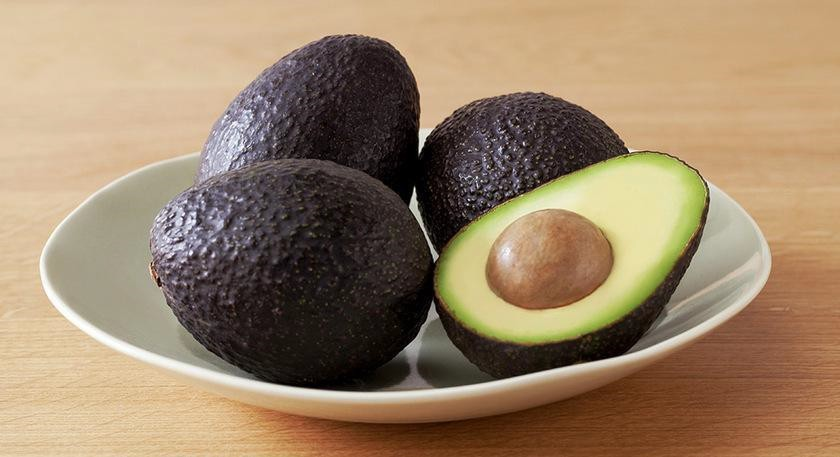
#> input picture ALIFAH_1MIO_062340833230/apukat.jpg, 840 x 457 px, found by its file name
$ python apukat.py
#> lines starting #> are read from the running program, lines starting #| are printed output that depends on the picture; after the words box and inside, x2 and y2 are one past the last pixel; in counts of white or black regions, pixels touching at a corner belong together
#deteksi tepi
import cv2
import numpy as np
import matplotlib.pyplot as plt

image = cv2.imread("apukat.jpg")
#> image is the input picture: shape (457, 840, 3); mean B, G, R 104.4, 131.4, 154.6
image = cv2.cvtColor(image, cv2.COLOR_BGR2GRAY)
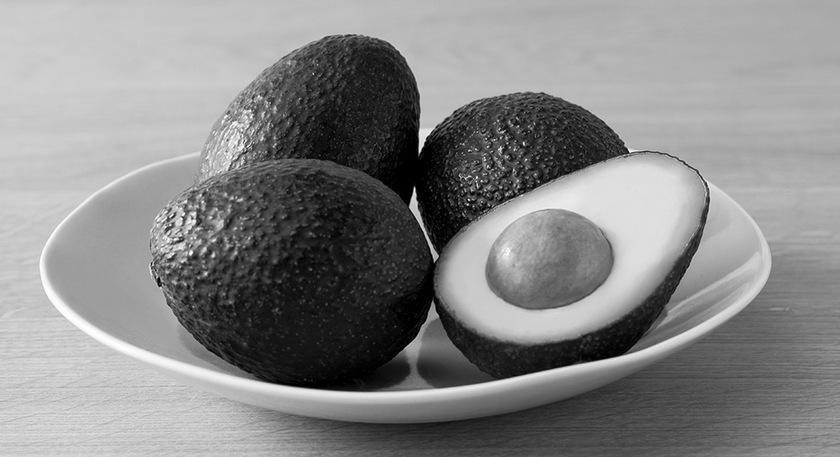
#> image: shape (457, 840); min 0, max 255, mean 135.3

canny_output = cv2.Canny(image, 80, 80)
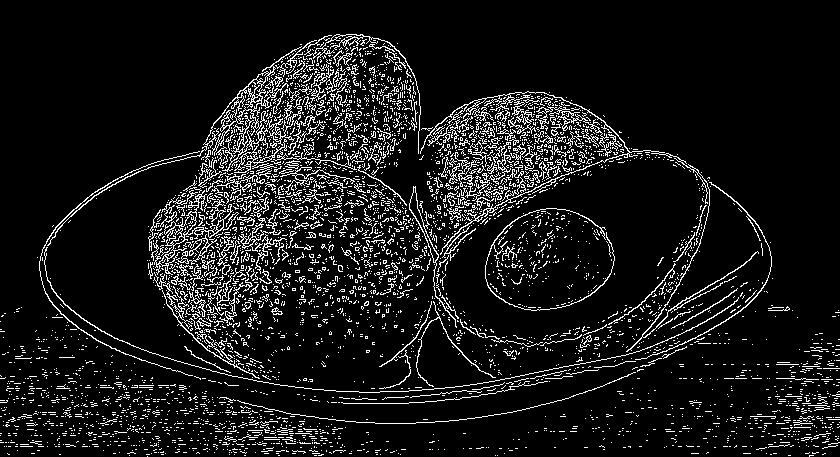
#> canny_output: shape (457, 840); 9.4% white in thin lines or dots

plt.subplot(121), plt.imshow(cv2.cvtColor (image, cv2.COLOR_BGR2RGB))
plt.title("gambar asli"),plt.xticks([]),plt.yticks([])
plt.subplot(122), plt.imshow(canny_output,cmap="gray")
plt.title("gambar tepi"),plt.xticks([]),plt.yticks([])
plt.show()
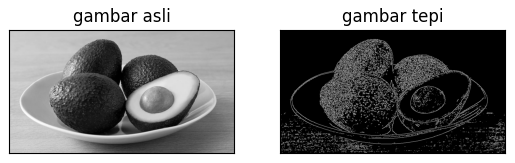
#> figure drawn by matplotlib, 2 panels

$ run again, with ALIFAH_1MIO_062340833230/cat3.jpg copied over ALIFAH_1MIO_062340833230/apukat.jpg
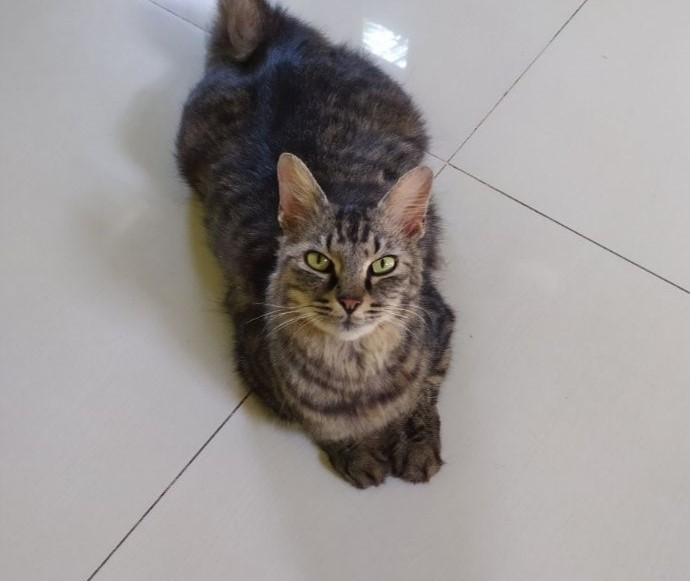
#> input picture ALIFAH_1MIO_062340833230/cat3.jpg, 690 x 581 px, found by its file name
#> image is the input picture: shape (581, 690, 3); mean B, G, R 148.2, 149.3, 154
#> image: shape (581, 690)
#> `canny_output = cv2.Canny(image, 80, 80)`:
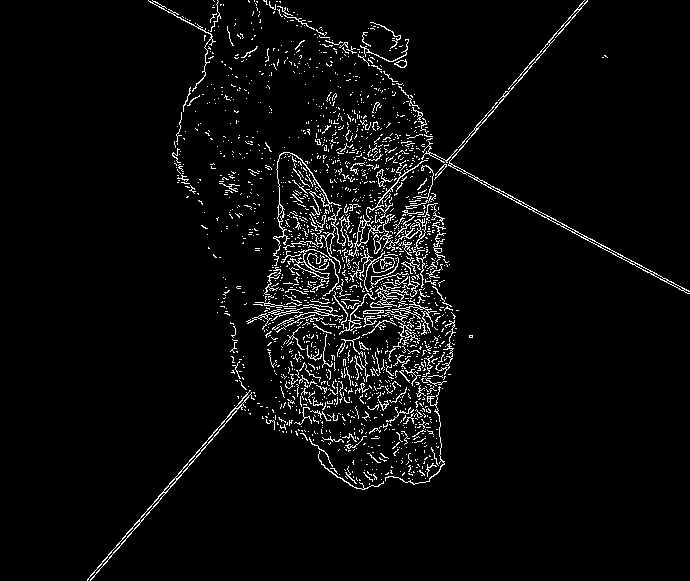
#> canny_output: shape (581, 690); 4.2% white in thin lines or dots, all inside (x1, y1, x2, y2) = (87, 0, 690, 581)
#> `plt.show()`:
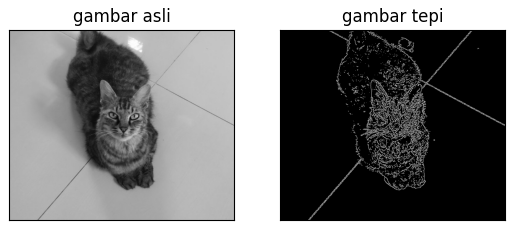
#> figure drawn by matplotlib, 2 panels

$ run again, with ALIFAH_1MIO_062340833230/lemon.jpg copied over ALIFAH_1MIO_062340833230/apukat.jpg
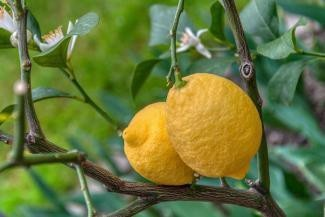
#> input picture ALIFAH_1MIO_062340833230/lemon.jpg, 325 x 217 px, found by its file name
#> image is the input picture: shape (217, 325, 3); mean B, G, R 60.5, 118.7, 104
#> image: shape (217, 325)
#> `canny_output = cv2.Canny(image, 80, 80)`:
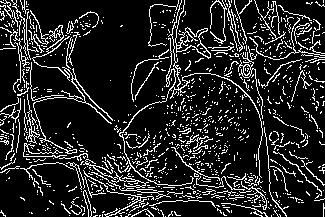
#> canny_output: shape (217, 325); 14.6% white in thin lines or dots
#> `plt.show()`:
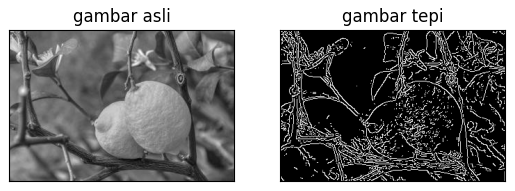
#> figure drawn by matplotlib, 2 panels
